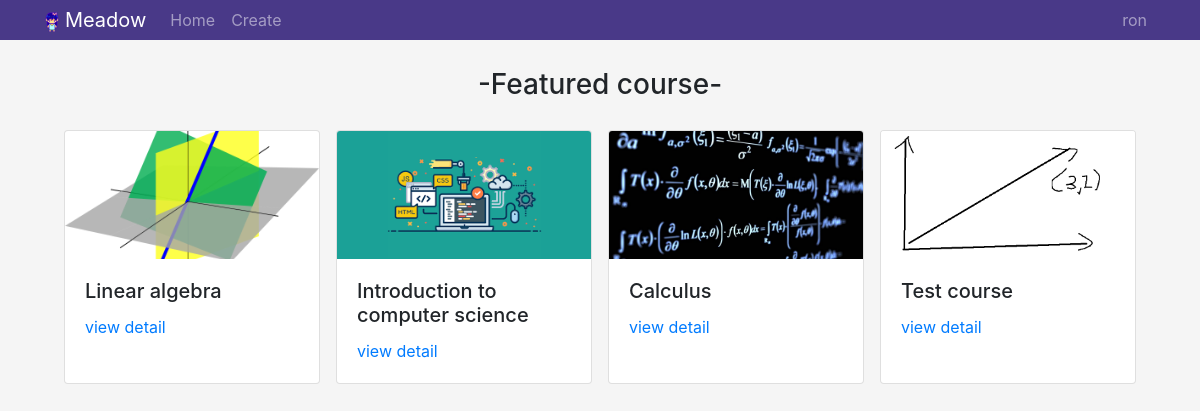
The page / (signed in) on the database its author committed.
### tables this page shows
CREATE TABLE courses (
    course_id INTEGER PRIMARY KEY,
    title TEXT NOT NULL,
    description TEXT NOT NULL,
    tag TEXT NOT NULL,
    publisher_id TEXT NOT NULL,
    intro_video TEXT,
    banner TEXT,
    FOREIGN KEY(publisher_id) REFERENCES users(user_id)
);

### app.py (the view)
@app.route("/")
@required_login
def index():
    courses = db.execute("SELECT * FROM courses")
    return render_template("index.html", courses=courses)

### utils.py (called while the page is built)
def required_login(f):
    @wraps(f)
    def wrapper(*args, **kwargs):
        if not session.get("username"):
            return redirect("/login")
        else:
            return f(*args, **kwargs)
    return wrapper

### templates/index.html
{% extends "layout.html" %}
{% block body %}
    <h3 class="page-headline">-Featured course-</h3>
    <div class="course-card-deck card-deck">
    {% for course in courses %}
        <div class="card course-card">
                {% if course["banner"] %}
                <img class="card-img-top" src="../static/files/{{course['banner']}}" alt="course banner">
                {% else %}
                <img class="card-img-top" src="../static/img/banner-placeholder.jpg" alt="course banner">
                {% endif %}
            <div class="card-body">
                <h5 class="card-title">{{ course["title"] }}</h5>
                <a class="class-link" href="course/{{ course['course_id'] }}">view detail</a>
            </div>
        </div>
    {% endfor %}
    </div>
{% endblock %}

### static/css/index.css (style rules this page uses)
:root { --primary: #F5F5F5; --secondary: #493988; --place-holder: #D9D9D9; }
body { background: var(--primary); }
.page-headline { margin: 1em; text-align: center; }
.card-deck .card { margin-left: 0rem; margin-right: 0rem; }
.course-card { max-width: 16rem; min-width: 16rem; }
.course-card-deck { row-gap: 1.25rem; gap: 1rem; justify-content: center; }
.card-img-top { height: 8rem; width: 100%; object-fit: cover; }

### rows shown on the page
courses: banner (picture), title "Linear algebra"
courses: banner (picture), title "Introduction to computer science"
courses: banner (picture), title "Calculus"
courses: banner (picture), title "Test course"

### other values the page prints
{{ session["username"] }} "ron"
